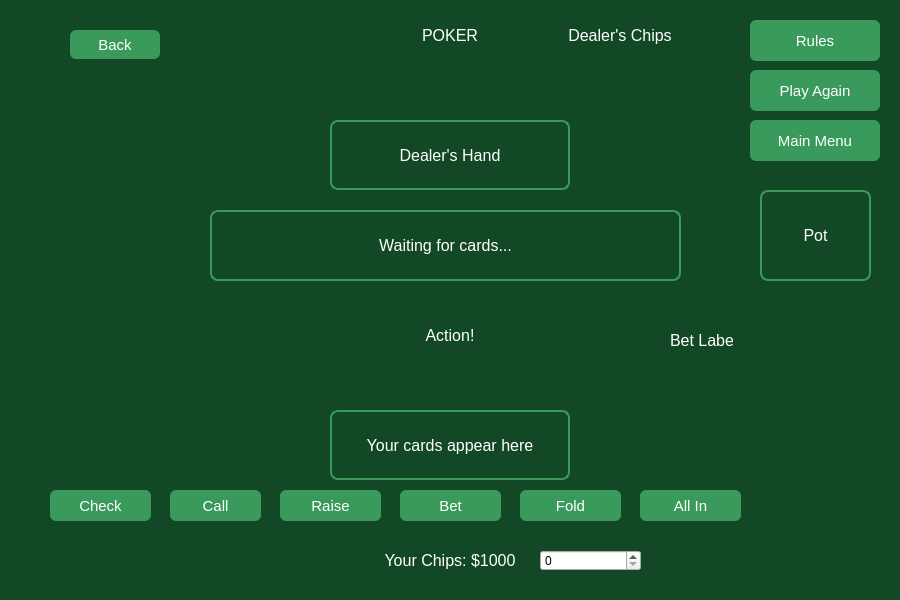
<?xml version="1.0" encoding="UTF-8"?>
<ui version="4.0">
 <class>PokerWindow</class>
 <widget class="QWidget" name="PokerWindow">
  <property name="geometry">
   <rect>
    <x>0</x>
    <y>0</y>
    <width>900</width>
    <height>600</height>
   </rect>
  </property>
  <property name="windowTitle">
   <string>Poker</string>
  </property>
  <property name="styleSheet">
   <string notr="true">
    QWidget#PokerWindow {
        background-color: #124825;
    }
    QLabel {
        color: white;
        font-size: 16px;
        background: transparent;
    }
    QPushButton {
        background-color: #399a5b;
        color: white;
        font-size: 15px;
        border-radius: 6px;
    }
    QPushButton:hover {
        background-color: #4dbb70;
    }
    QPushButton:disabled {
        background-color: #63766a;
        color: #cccccc;
    }
   </string>
  </property>
  <widget class="QLabel" name="TitleLabel">
   <property name="geometry">
    <rect>
     <x>350</x>
     <y>15</y>
     <width>200</width>
     <height>40</height>
    </rect>
   </property>
   <property name="text">
    <string>POKER</string>
   </property>
   <property name="alignment">
    <set>Qt::AlignmentFlag::AlignCenter</set>
   </property>
  </widget>
  <widget class="QLabel" name="CommunityCardsLabel">
   <property name="geometry">
    <rect>
     <x>300</x>
     <y>205</y>
     <width>300</width>
     <height>35</height>
    </rect>
   </property>
   <property name="text">
    <string/>
   </property>
   <property name="alignment">
    <set>Qt::AlignmentFlag::AlignCenter</set>
   </property>
  </widget>
  <widget class="QLabel" name="CommunityCardsDisplay">
   <property name="geometry">
    <rect>
     <x>210</x>
     <y>210</y>
     <width>471</width>
     <height>71</height>
    </rect>
   </property>
   <property name="styleSheet">
    <string notr="true">
        border: 2px solid #399a5b;
        border-radius: 8px;
    </string>
   </property>
   <property name="text">
    <string>Waiting for cards...</string>
   </property>
   <property name="alignment">
    <set>Qt::AlignmentFlag::AlignCenter</set>
   </property>
  </widget>
  <widget class="QLabel" name="playerHandLabel">
   <property name="geometry">
    <rect>
     <x>330</x>
     <y>410</y>
     <width>240</width>
     <height>70</height>
    </rect>
   </property>
   <property name="styleSheet">
    <string notr="true">
        border: 2px solid #399a5b;
        border-radius: 8px;
    </string>
   </property>
   <property name="text">
    <string>Your cards appear here</string>
   </property>
   <property name="alignment">
    <set>Qt::AlignmentFlag::AlignCenter</set>
   </property>
  </widget>
  <widget class="QPushButton" name="CheckButton">
   <property name="geometry">
    <rect>
     <x>50</x>
     <y>490</y>
     <width>101</width>
     <height>31</height>
    </rect>
   </property>
   <property name="text">
    <string>Check</string>
   </property>
  </widget>
  <widget class="QPushButton" name="CallButton">
   <property name="geometry">
    <rect>
     <x>170</x>
     <y>490</y>
     <width>91</width>
     <height>31</height>
    </rect>
   </property>
   <property name="text">
    <string>Call</string>
   </property>
  </widget>
  <widget class="QPushButton" name="RaiseButton">
   <property name="geometry">
    <rect>
     <x>280</x>
     <y>490</y>
     <width>101</width>
     <height>31</height>
    </rect>
   </property>
   <property name="text">
    <string>Raise</string>
   </property>
  </widget>
  <widget class="QPushButton" name="FoldButton">
   <property name="geometry">
    <rect>
     <x>520</x>
     <y>490</y>
     <width>101</width>
     <height>31</height>
    </rect>
   </property>
   <property name="text">
    <string>Fold</string>
   </property>
  </widget>
  <widget class="QPushButton" name="AllInButton">
   <property name="geometry">
    <rect>
     <x>640</x>
     <y>490</y>
     <width>101</width>
     <height>31</height>
    </rect>
   </property>
   <property name="text">
    <string>All In</string>
   </property>
  </widget>
  <widget class="QLabel" name="playerChipsLabel">
   <property name="geometry">
    <rect>
     <x>350</x>
     <y>545</y>
     <width>200</width>
     <height>30</height>
    </rect>
   </property>
   <property name="text">
    <string>Your Chips: $1000</string>
   </property>
   <property name="alignment">
    <set>Qt::AlignmentFlag::AlignCenter</set>
   </property>
  </widget>
  <widget class="QPushButton" name="RulesButton">
   <property name="geometry">
    <rect>
     <x>750</x>
     <y>20</y>
     <width>130</width>
     <height>41</height>
    </rect>
   </property>
   <property name="text">
    <string>Rules</string>
   </property>
  </widget>
  <widget class="QPushButton" name="Back_Button">
   <property name="geometry">
    <rect>
     <x>70</x>
     <y>30</y>
     <width>90</width>
     <height>29</height>
    </rect>
   </property>
   <property name="text">
    <string>Back</string>
   </property>
  </widget>
  <widget class="QLabel" name="actionLabel">
   <property name="geometry">
    <rect>
     <x>350</x>
     <y>320</y>
     <width>200</width>
     <height>30</height>
    </rect>
   </property>
   <property name="text">
    <string>Action!</string>
   </property>
   <property name="alignment">
    <set>Qt::AlignmentFlag::AlignCenter</set>
   </property>
  </widget>
  <widget class="QLabel" name="dealerChipsLabel">
   <property name="geometry">
    <rect>
     <x>520</x>
     <y>20</y>
     <width>200</width>
     <height>30</height>
    </rect>
   </property>
   <property name="text">
    <string>Dealer's Chips</string>
   </property>
   <property name="alignment">
    <set>Qt::AlignmentFlag::AlignCenter</set>
   </property>
  </widget>
  <widget class="QLabel" name="dealerHandLabel">
   <property name="geometry">
    <rect>
     <x>330</x>
     <y>120</y>
     <width>240</width>
     <height>70</height>
    </rect>
   </property>
   <property name="styleSheet">
    <string notr="true">
        border: 2px solid #399a5b;
        border-radius: 8px;
    </string>
   </property>
   <property name="text">
    <string>Dealer's Hand</string>
   </property>
   <property name="alignment">
    <set>Qt::AlignmentFlag::AlignCenter</set>
   </property>
  </widget>
  <widget class="QLabel" name="potLabel">
   <property name="geometry">
    <rect>
     <x>760</x>
     <y>190</y>
     <width>111</width>
     <height>91</height>
    </rect>
   </property>
   <property name="styleSheet">
    <string notr="true">
        border: 2px solid #399a5b;
        border-radius: 8px;
    </string>
   </property>
   <property name="text">
    <string>Pot</string>
   </property>
   <property name="alignment">
    <set>Qt::AlignmentFlag::AlignCenter</set>
   </property>
  </widget>
  <widget class="QPushButton" name="playAgainButton">
   <property name="geometry">
    <rect>
     <x>750</x>
     <y>70</y>
     <width>130</width>
     <height>41</height>
    </rect>
   </property>
   <property name="text">
    <string>Play Again</string>
   </property>
  </widget>
  <widget class="QPushButton" name="mainMenuButton">
   <property name="geometry">
    <rect>
     <x>750</x>
     <y>120</y>
     <width>130</width>
     <height>41</height>
    </rect>
   </property>
   <property name="text">
    <string>Main Menu</string>
   </property>
  </widget>
  <widget class="QPushButton" name="BetButton">
   <property name="geometry">
    <rect>
     <x>400</x>
     <y>490</y>
     <width>101</width>
     <height>31</height>
    </rect>
   </property>
   <property name="text">
    <string>Bet</string>
   </property>
  </widget>
  <widget class="QSpinBox" name="raiseAmountSpinBox">
   <property name="geometry">
    <rect>
     <x>540</x>
     <y>550</y>
     <width>101</width>
     <height>21</height>
    </rect>
   </property>
  </widget>
  <widget class="QLabel" name="playerBetLabel">
   <property name="geometry">
    <rect>
     <x>670</x>
     <y>330</y>
     <width>63</width>
     <height>20</height>
    </rect>
   </property>
   <property name="text">
    <string>Bet Label</string>
   </property>
  </widget>
  <zorder>Back_Button</zorder>
  <zorder>TitleLabel</zorder>
  <zorder>CommunityCardsLabel</zorder>
  <zorder>CommunityCardsDisplay</zorder>
  <zorder>playerHandLabel</zorder>
  <zorder>CheckButton</zorder>
  <zorder>CallButton</zorder>
  <zorder>RaiseButton</zorder>
  <zorder>FoldButton</zorder>
  <zorder>AllInButton</zorder>
  <zorder>playerChipsLabel</zorder>
  <zorder>RulesButton</zorder>
  <zorder>actionLabel</zorder>
  <zorder>dealerChipsLabel</zorder>
  <zorder>dealerHandLabel</zorder>
  <zorder>potLabel</zorder>
  <zorder>playAgainButton</zorder>
  <zorder>mainMenuButton</zorder>
  <zorder>BetButton</zorder>
  <zorder>raiseAmountSpinBox</zorder>
  <zorder>playerBetLabel</zorder>
 </widget>
 <resources/>
 <connections/>
</ui>
